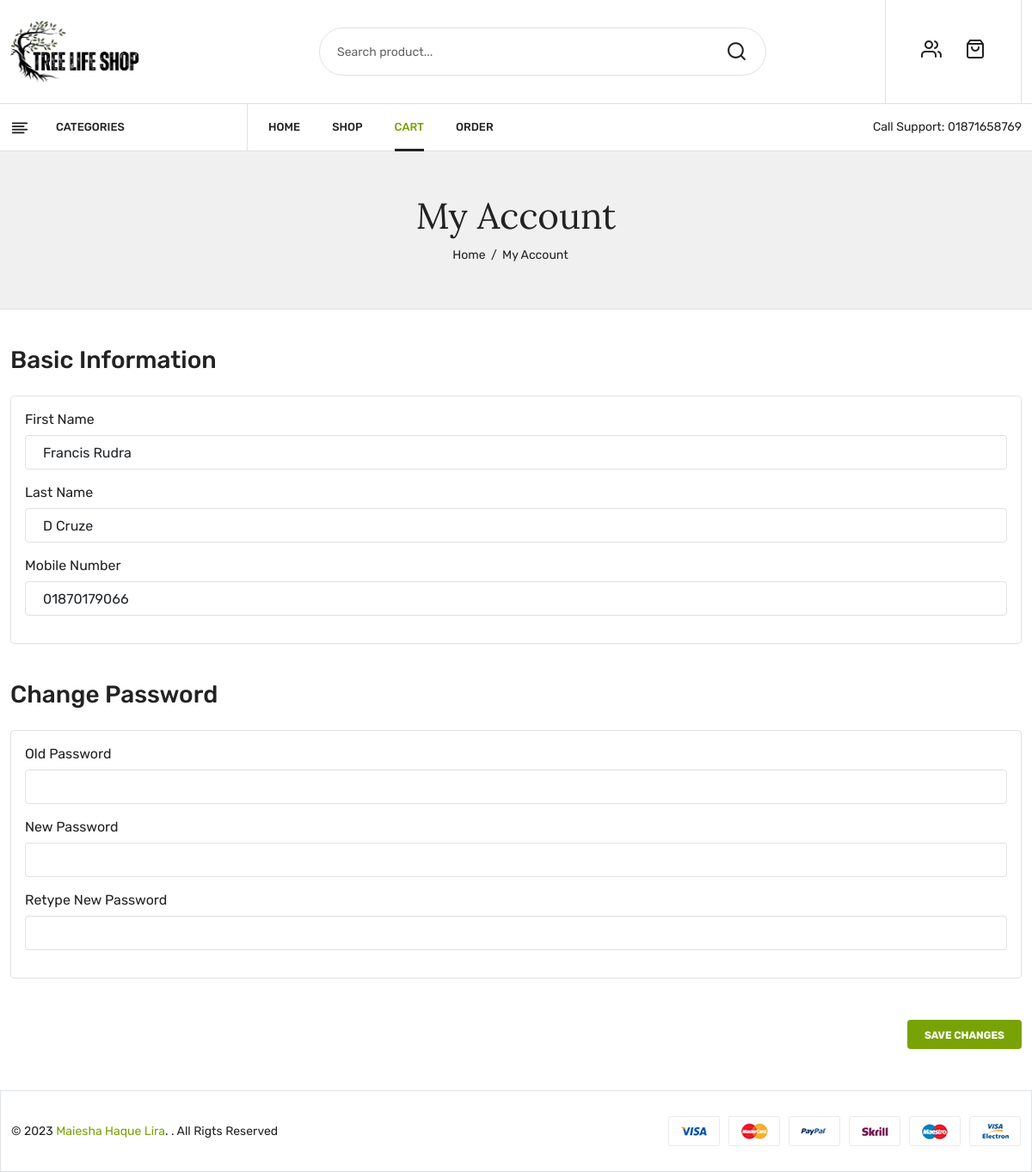
Page /common/profile_edit.php (signed in) on the committed database.
### tables this page shows
CREATE TABLE `users` (
  `id` int(11) NOT NULL,
  `f_name` varchar(255) NOT NULL,
  `l_name` varchar(255) NOT NULL,
  `mobile` varchar(255) NOT NULL,
  `email` varchar(255) NOT NULL,
  `password` varchar(255) NOT NULL,
  `u_type` varchar(20) NOT NULL
);

### db.php (called while the page is built, shortened)
<?php
    function db_connect(){
        $db_host = "localhost:3308";
        $db_user = "root";
        $db_pass = "";
        $db_name = "tree_life_shop";
        return mysqli_connect($db_host, $db_user, $db_pass, $db_name);
    }
?>

### common/profile_edit.php (the view, shortened to what this page needs)
<?php
require_once('../db.php');
require_once('../client/header.php');
$user_email = $_SESSION['user']['email'];
$user_query = "SELECT f_name, l_name, mobile FROM users WHERE email = '$user_email'";
$user_result = mysqli_query(db_connect(), $user_query);
$user = mysqli_fetch_assoc($user_result);
?>
<?php if ($_SESSION['is_admin'] != "yes") {?>
        <header>
        <div class="main_header">
            <div class="header_middle">
                <div class="container">
                    <div class="row align-items-center">
                        <div class="col-lg-3 col-md-3 col-4">
                            <div class="logo">
                                <a href="../index.php"><img src="../<?= $_SESSION['company']['image_dark'] ?>" alt="<?= $_SESSION['company']['name'] ?>"></a>
                            </div>
                        </div>
                        <div class="col-lg-9 col-md-6 col-6">
                            <div class="header_right_info">
                                <div class="search_container">
                                    <form action="#">
                                        <div class="search_box">
                                            <input placeholder="Search product..." type="text">
                                            <button type="submit"><i class="icon-search"></i></button>
                                        </div>
                                    </form>
                                </div>
                                <div class="header_account_area">
                                    <div class="header_account-list top_links">
                                        <a href="#"><i class="icon-users"></i></a>
                                    </div>
                                    <?php if (isset($_SESSION['is_admin']) && $_SESSION['is_admin'] != "yes") { ?>
                                        <div class="header_account-list  mini_cart_wrapper">
                                            <a href="cart.php">
                                                <i class="icon-shopping-bag"></i>
                                            </a>
                                        </div>
                                    <?php } ?>
                                </div>
                            </div>
                        </div>
                    </div>
                </div>
            </div>
            <div class="header_bottom sticky-header">
                <div class="container">
                    <div class="row align-items-center">
                        <div class="col-lg-3">
                            <div class="categories_menu">
                                <div class="categories_title">
                                    <h2 class="categori_toggle">Categories</h2>
                                </div>
                            </div>
                        </div>
                        <div class="col-lg-6">
                            <div class="main_menu menu_position">
                                <nav>
                                    <ul>
                                        <li><a href="../index.php">home</a></li>
                                        <li><a href="../shop.php">shop</a></li>
                                        <?php if (isset($_SESSION['is_admin']) && $_SESSION['is_admin'] != "yes") { ?>
                                            <li><a class="active" href="cart.php">cart</a></li>
                                            <li><a href="order.php">order</a></li>
                                        <?php } ?>
                                    </ul>
                                </nav>
                            </div>
                        </div>
                        <div class="col-lg-3">
                            <div class="call-support">
                                <p>Call Support: <a <?php echo "href='tel:+88" . $_SESSION['company']['phone'] . "'" ?>><?= $_SESSION['company']['phone'] ?></a></p>
                            </div>
                        </div>
                    </div>
                </div>
            </div>
        </div>
    </header>
    <?php
    } ?>
<div class="breadcrumbs_area">
    <div class="container">
        <div class="row">
            <div class="col-12">
                <div class="breadcrumb_content">
                    <h3>My Account</h3>
                    <?php if ($_SESSION['is_admin'] != "yes") { ?>
                        <ul>
                            <li><a href="../index.php">home</a></li>
                            <li>My account</li>
                        </ul>
                    <?php } ?>
                </div>
            </div>
        </div>
    </div>
</div>
<div class="container mt-5">
    <div class="row">
        <div class="col">
            <div class="account_form">
                <form action="profile_edit_post.php" method="post" class="border-0 p-0 m-0">
                    <h2>Basic Information</h2>
                    <div class="border p-3 rounded mb-5">
                        <div class="mb-3">
                            <label class="form-label" for="f_name">First Name</label>
                            <input type="text" name="f_name" class="form-control" value="<?= $user['f_name'] ?>" required>
                        </div>
                        <div class="mb-3">
                            <label class="form-label" for="l_name">Last Name</label>
                            <input type="text" name="l_name" class="form-control" value="<?= $user['l_name'] ?>" required>
                        </div>
                        <div class="mb-3">
                            <label class="form-label" for="mobile">Mobile Number</label>
                            <input type="text" name="mobile" class="form-control" value="<?= $user['mobile'] ?>" required>
                        </div>
                    </div>
                    <h2>Change Password</h2>
                    <div class="border p-3 rounded mb-5">
                        <div class="mb-3">
                            <label class="form-label" for="oldPassword">Old Password</label>
                            <input type="password" name="oldPassword" class="form-control">
                        </div>
                        <div class="mb-3">
                            <label class="form-label" for="newPassword">New Password</label>
                            <input type="password" name="newPassword" class="form-control">
                        </div>
                        <div class="mb-3">
                            <label class="form-label" for="retypeNewPassword">Retype New Password</label>
                            <input type="password" name="retypeNewPassword" class="form-control">
                        </div>
                    </div>
                    <div class="login_submit mb-5">
                        <button class="btn btn-primary rounded" name="submit" type="submit">Save Changes</button>
                    </div>
                </form>
            </div>
        </div>
    </div>
</div>
<?php require_once('../client/footer.php'); ?>

### assets/css/plugins.css (style rules this page uses)
[class^="icon-"], [class*=" icon-"] { font-family: 'plaza-icon' !important; speak: none; font-style: normal; font-weight: normal; font-variant: normal; text-transform: none; line-height: 1; -webkit-font-smoothing: antialiased; -moz-osx-font-smoothing: grayscale; }
.icon-search:before { content: "\e9c1"; }
.icon-shopping-bag:before { content: "\e9c9"; }
.icon-users:before { content: "\e9f6"; }

### rows in the picture
users: f_name "Francis Rudra", l_name "D Cruze", mobile "01870179066"

### other values in the picture
$_SESSION['company']['phone'] "01871658769"
